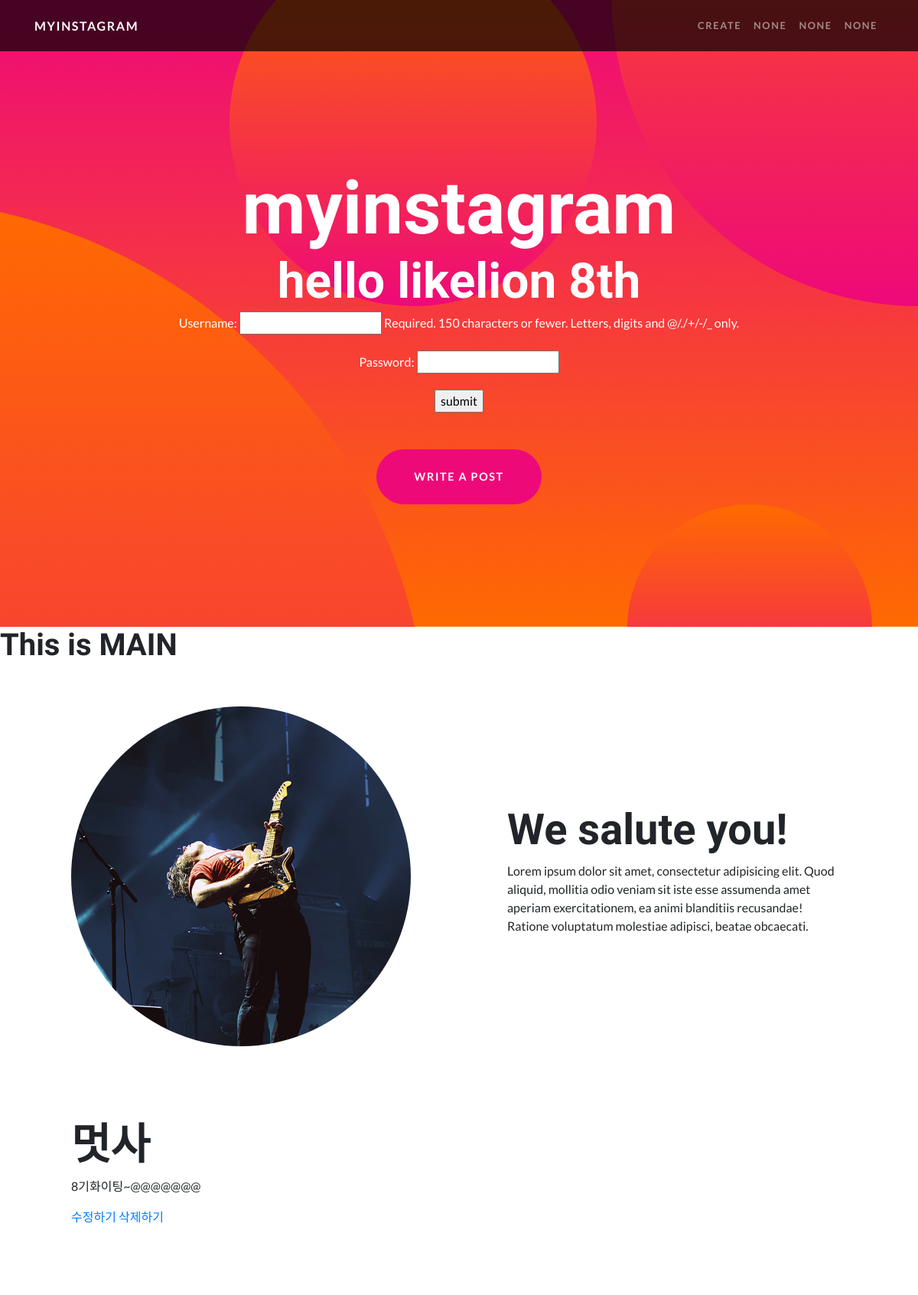
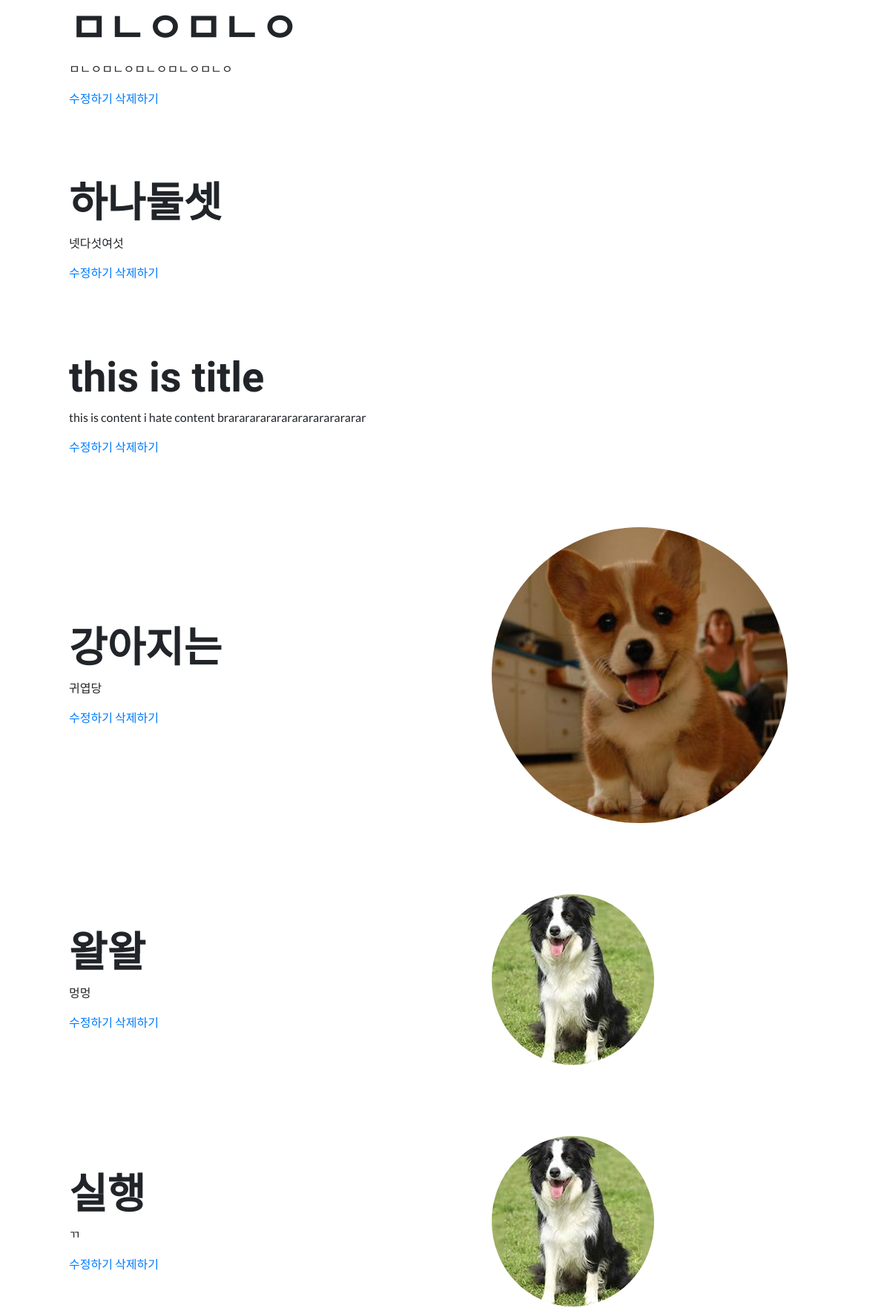
The page / (upper part) on the database its author committed (2 pictures, top to bottom).
### appname/models.py (models this page shows, shortened)
class Post(models.Model):
    title = models.CharField(max_length=200)
    content = models.TextField()
    image = models.ImageField(upload_to='images/', blank=True)

### appname/views.py (the view)
# urls.py: path('', appname.views.main, name='main'),
def main(request):
    posts = Post.objects.all()
    signin_form = SigninForm()
    return render(request, 'appname/main.html', {'posts': posts, 'signin_form': signin_form})

### appname/forms.py
class SigninForm(forms.ModelForm):
    class Meta:
        model = User
        fields = ['username', 'password']

### appname/templates/appname/main.html (shortened to what this page needs)
{% extends 'appname/base.html' %}
{% block header %}
<header class="masthead text-center text-white">
  <div class="masthead-content">
    <div class="container">
      <h1 class="masthead-heading mb-0">myinstagram</h1>
      {% if user.is_authenticated %}
      <h2 class="masthead-subheading mb-0">hello {{ user.username }}</h2>
      <a href="{% url 'logout' %}"> sign out</a>
      {% else %}
      <h2 class="masthead-subheading mb-0">hello likelion 8th</h2>
      <form method="POST" action="/signin">
        {{ signin_form.as_p }}
        <input type="submit" value="submit">
      </form>
      {% endif %}
      <a href="/create" class="btn btn-primary btn-xl rounded-pill mt-5">write a post</a>
    </div>
  </div>
  <div class="bg-circle-1 bg-circle"></div>
  <div class="bg-circle-2 bg-circle"></div>
  <div class="bg-circle-3 bg-circle"></div>
  <div class="bg-circle-4 bg-circle"></div>
</header>
{% endblock %}
{% block content %}
{% load static %}
<h1> This is MAIN </h1>
<section>
  <div class="container">
    <div class="row align-items-center">
      <div class="col-lg-6">
        <div class="p-5">
          <img class="img-fluid rounded-circle" src="img/02.jpg" alt="">
        </div>
      </div>
      <div class="col-lg-6">
        <div class="p-5">
          <h2 class="display-4">We salute you!</h2>
          <p>Lorem ipsum dolor sit amet, consectetur adipisicing elit. Quod aliquid, mollitia odio veniam sit iste esse assumenda amet aperiam exercitationem, ea animi blanditiis recusandae! Ratione voluptatum molestiae adipisci, beatae obcaecati.</p>
        </div>
      </div>
    </div>
  </div>
</section>
{% for post in posts %}
<section>
  <div class="container">
    <div class="row align-items-center">
      <div class="col-lg-6 order-lg-2">
        <div class="p-5">
          {% if post.image %}
          <img class="img-fluid rounded-circle" src="{{ post.image.url }}" alt="">
          {% endif %}
        </div>
      </div>
      <div class="col-lg-6 order-lg-1">
        <div class="p-5">
          <h2 class="display-4">{{post.title}}</h2>
          <p>{{post.content}}</p>
          <a href="{% url 'update' pk=post.pk %}"> 수정하기 </a>
          <a href="{% url 'delete' pk=post.pk %}"> 삭제하기 </a>
        </div>
      </div>
    </div>
  </div>
</section>
{% endfor %}
{% endblock %}

### rows shown on the page
Post: title "멋사", content "8기화이팅~@@@@@@@"
Post: title "ㅁㄴㅇㅁㄴㅇ", content "ㅁㄴㅇㅁㄴㅇㅁㄴㅇㅁㄴㅇㅁㄴㅇ"
Post: title "하나둘셋", content "넷다섯여섯"
Post: title "this is title", content "this is content i hate content brararararararararararararar"
Post: image (picture), title "강아지는", content "귀엽당"
Post: image (picture), title "왈왈", content "멍멍"
Post: image (picture), title "실행", content "ㄲ"
